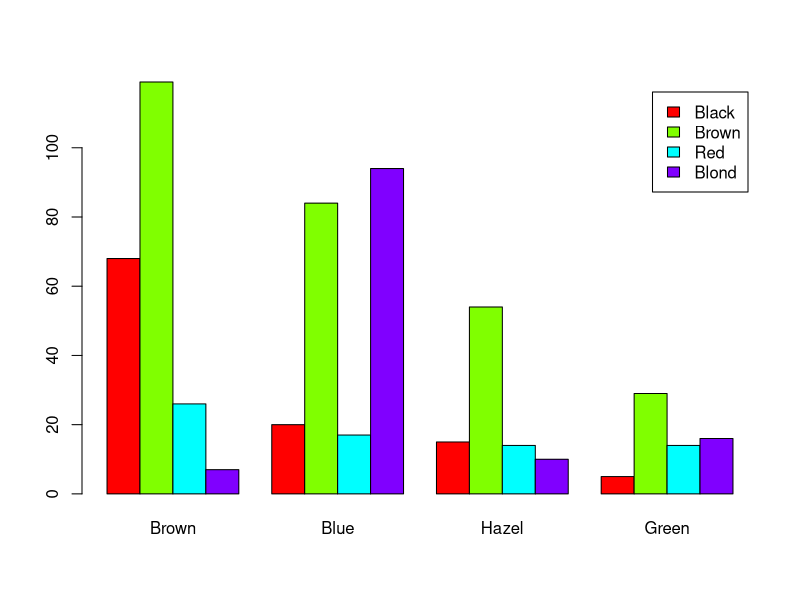
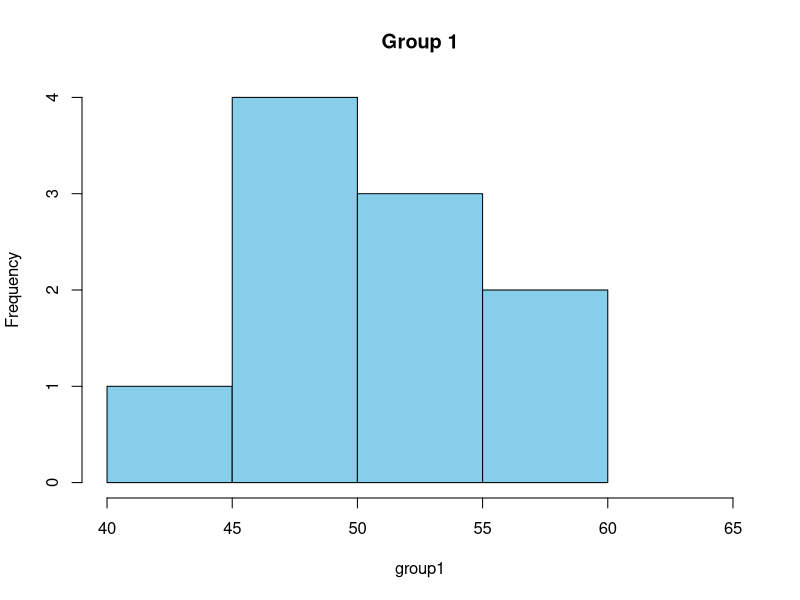
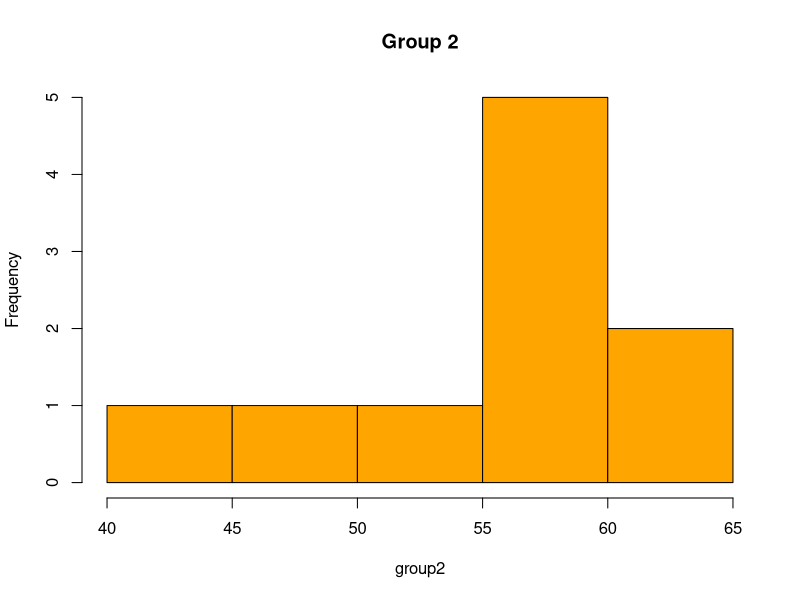
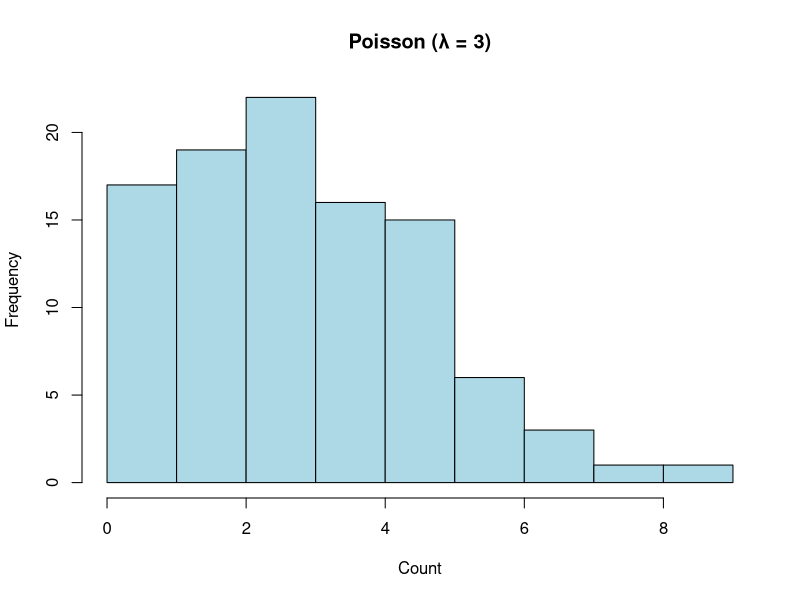
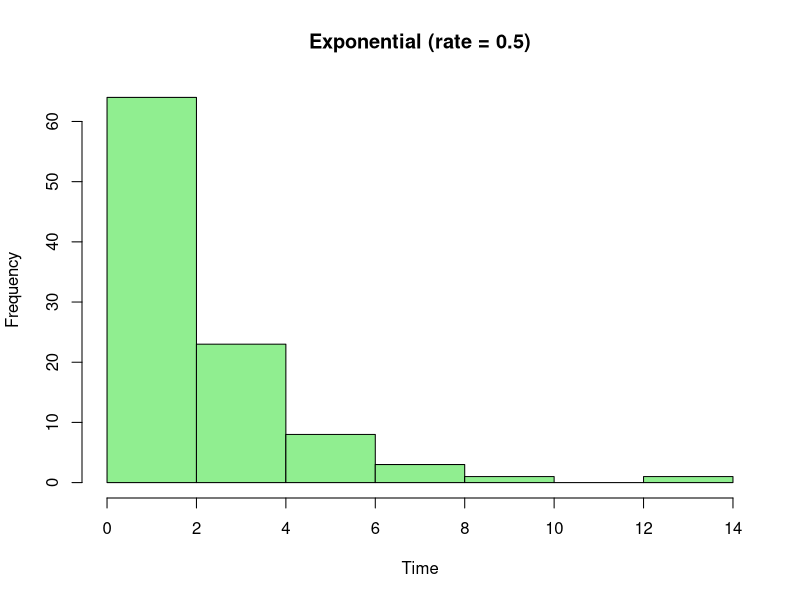
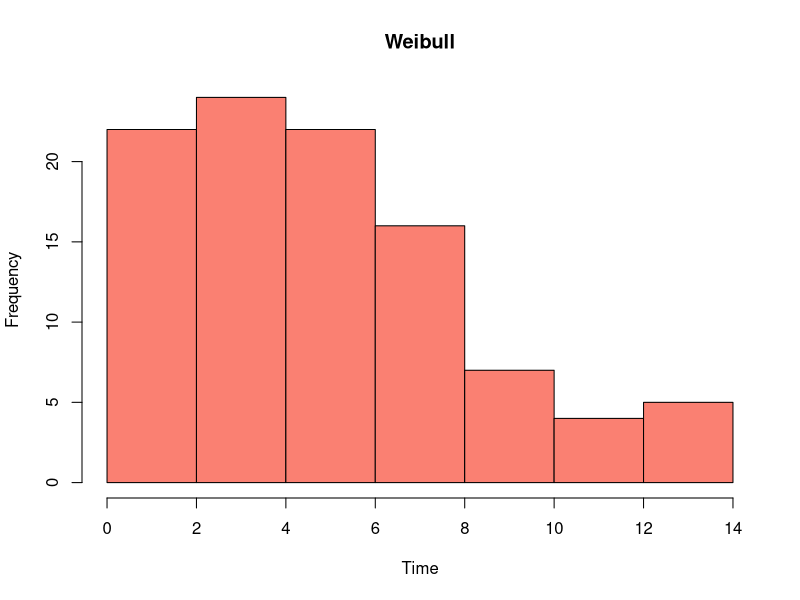

Source code (R) for these figures, in order:
## ---- chunk 1
set.seed(1)
binom_data <- rbinom(n = 1000, size = 5, prob = 0.3)
table(binom_data)

# Probability of exactly 3 successes
dbinom(3, size = 5, prob = 0.3)

# Cumulative probability of ≤ 3 successes
pbinom(3, size = 5, prob = 0.3)
## ---- chunk 2
hair_eye <- as.data.frame(HairEyeColor)
table_data <- xtabs(Freq ~ Hair + Eye, data = hair_eye)

# Chi-square test
chisq.test(table_data)

# Visualize
barplot(table_data, beside = TRUE, legend = TRUE, col = rainbow(4))
## ---- chunk 3
set.seed(2)
group1 <- rnorm(10, mean = 50, sd = 5)
group2 <- rnorm(10, mean = 55, sd = 5)

# Two-sample t-test
t.test(group1, group2)

# Visual comparison
hist(group1, col = "skyblue", main = "Group 1", xlim = c(40, 65))
hist(group2, col = "orange", main = "Group 2", xlim = c(40, 65))
## ---- chunk 4
set.seed(3)
groupA <- rnorm(10, mean = 70)
groupB <- rnorm(10, mean = 75)
groupC <- rnorm(10, mean = 80)
group <- factor(rep(c("A", "B", "C"), each = 10))
scores <- c(groupA, groupB, groupC)

anova_result <- aov(scores ~ group)
summary(anova_result)
## ---- chunk 5
set.seed(4)

# Poisson
pois_data <- rpois(100, lambda = 3)
hist(pois_data, col = "lightblue", main = "Poisson (λ = 3)", xlab = "Count")

# Exponential
exp_data <- rexp(100, rate = 0.5)
hist(exp_data, col = "lightgreen", main = "Exponential (rate = 0.5)", xlab = "Time")

# Weibull
weib_data <- rweibull(100, shape = 1.5, scale = 5)
hist(weib_data, col = "salmon", main = "Weibull", xlab = "Time")
